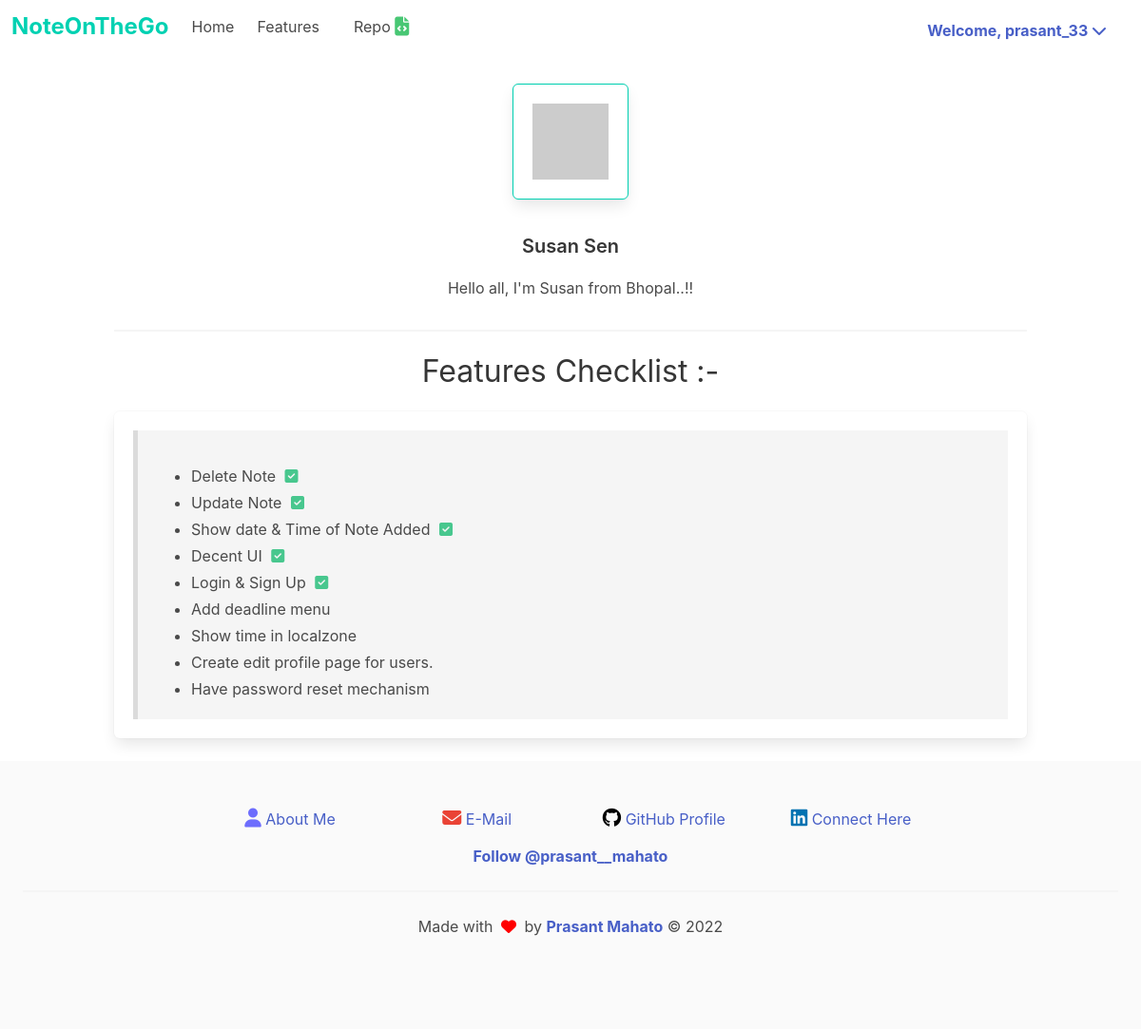
Screenshot of /user/susan (signed in) with the database file from the repository.
### app/model.py (models this page shows, shortened)
class User(UserMixin, db.Model):
    id = db.Column(db.Integer, primary_key=True)
    username = db.Column(db.String(64), index=True, unique=True)
    about_me = db.Column(db.String(64), nullable=True)
    first_name = db.Column(db.String(64))
    last_name = db.Column(db.String(64))
    email = db.Column(db.String(120), index=True, unique=True)
    password_hash = db.Column(db.String(128))
    notes = db.relationship('Todo', backref='author', lazy='dynamic')
    def avatar(self, profile_image, size):
        digest = md5(self.email.lower().encode('utf-8')).hexdigest()
        return 'https://www.gravatar.com/avatar/{}?d={}&s={}'.format(digest,profile_image, size)

### app/routes.py (the view)
@app.route('/user/<username>', methods=['GET', 'POST'])
@login_required
def user(username):
    user = User.query.filter_by(username=username).first_or_404()
    return render_template('user.html', user=user)

### app/model.py (called while the page is built)
@login.user_loader
def load_user(id):
    return User.query.get(int(id))

### app/templates/user.html (shortened to what this page needs)
{% extends 'base.html' %}
{% block content %}
<div class="container content">
    <table>
        <tr valing='top'>
            <td class="content">
                <figure>
                        <img src="{{ user.avatar('robohash', size='128') }}" style="border: 1px solid hsl(171, 100%, 41%);" class="box">
                </figure>
                <p class="is-text is-size-5 title">
                    {{ user.first_name }} {{ user.last_name  }}
                </p>
                {% if user.about_me %}
                    <p>{{ user.about_me }} </p>
                {% endif %}
            </td>
        </tr>
    </table>
    <hr>
</div>
{% endblock %}

### app/templates/base.html (shortened to what this page needs)
<!DOCTYPE html>
<html lang="en">
<head>
    <link rel="stylesheet" type="text/css" href="{{ url_for('static', filename='css/bulma.min.css') }}">
    <link rel="stylesheet" type="text/css" href="{{ url_for('static', filename='css/main.css') }}">
</head>
<body>
    <nav class="navbar" role="navigation" aria-label="main navigation">
        <div class="navbar-brand">
          <a class="navbar-item" href="{{ url_for('index') }} ">
            <div class="content control has-text-primary is-size-4">
                <strong>NoteOnTheGo</strong>
            </div>
          </a>
        </div>
        <div id="navbarBasicExample" class="navbar-menu">
          <div class="navbar-start">
            <a class="navbar-item" href="{{ url_for('index') }}">
              Home
            </a>
            <a class="navbar-item" href="#c2" style="scroll-behavior: smooth;">
              Features
            </a>
            <div class="navbar-item">
              <p class="control">
                <a class="navbar-item" href="https://github.com/prasantmahato/Noteonthego" style="scroll-behavior: smooth;" target="_blank">
                  <span>Repo</span>
                  <span class="icon is-size-5">
                    <i class="fas fa-file-code"></i>
                  </span>
                </a>
              </p>
            </div>
          </div>
          <div class="navbar-end">
            <div class="navbar-item">
              <div class="buttons">
                {% if not current_user.is_anonymous %}
                  <div class="navbar-item has-dropdown is-hoverable pr-5">
                    <a class="dropdown-link" id="uppercase">
                      <strong>
                      Welcome, {{ current_user.username }} <i class="fas fa-chevron-down"></i>
                      </strong>
                    </a>
                  </div>
                {% endif %}
              </div>
            </div>
          </div>
        </div>
      </nav>
    <div class="conatainer content has-text-centered pt-5">
        {% block content %}
        {% endblock %}
    </div>
    <div class="title conatainer has-text-centered" id="c2">
      <h2>
        Features Checklist :-
      </h2>
    </div>
    <div class="container box content">
      <blockquote>
        <ul>
          <li>
            Delete Note
            <span class="icon has-text-success "><i class="fas fa-check-square"></i></span>
          </li>
          <li>
            Update Note
            <span class="icon has-text-success "><i class="fas fa-check-square"></i></span>
          </li>
          <li>
            Show date & Time of Note Added
            <span class="icon has-text-success "><i class="fas fa-check-square"></i></span>
          </li>
          <li>
            Decent UI
            <span class="icon has-text-success "><i class="fas fa-check-square"></i></span>
          </li>
          <li>
            Login & Sign Up
            <span class="icon has-text-success "><i class="fas fa-check-square"></i></span>
          </li>
          <li>Add deadline menu</li>
          <li>Show time in localzone</li>
          <li>Create edit profile page for users.</li>
          <li>Have password reset mechanism</li>
        </ul>
      </blockquote>
    </div>
    <footer class="footer">
      <div class="content has-text-centered">
          <div class="columns is-tablet is-3 ">
            <div class="column" id="removeDiv"></div>
            <div class="column button is-outlined is-ghost">
              <i class="is-size-5 fas fa-user"></i>
              <a href="https://prasantmahato.github.io" target="_blank"> About Me</a>
            </div>
            <div class="column button is-outlined is-ghost">
              <i class="is-size-5 fas fa-envelope"></i>
              <a href="mailto:prasantmahato33@gmail.com" target="_blank"> E-Mail</a>
            </div>
            <div class="column button is-outlined is-ghost">
              <i class="is-size-5 fab fa-github"></i>
              <a href="https://github.com/prasantmahato" target="_blank"> GitHub Profile</a>
            </div>
            <div class="column button is-outlined is-ghost">
              <i class="is-size-5 fab fa-linkedin"></i>
              <a href="https://www.linkedin.com/in/prasant-mahato/" target="_blank"> Connect Here</a>
            </div>
            <div class="column" id="removeDiv"></div>
          </div>
        <strong>
          <a href="https://twitter.com/prasant__mahato?ref_src=twsrc%5Etfw" class="twitter-follow-button" data-size="large" data-show-count="false">
            Follow @prasant__mahato
          </a>
        </strong>
        <hr>
        <div>
          Made with <span class="icon" style="color: red;">
            <i class="fas fa-heart"></i>
          </span> by
          <strong><a href="https://prasantmahato.github.io">Prasant Mahato</a></strong>
          &copy;
          <span id="copyright">
          </span>
      </div>
      </div>
    </footer>
</body>
</html>

### app/static/css/main.css (style rules this page uses)
.fa-user { color: rgb(109, 109, 253); }
.fa-envelope { color: #ea4335; }
.fa-github { color: black; }
.fa-linkedin { color: #0072b1; }
.fa-file-code { color: hsl(141, 53%, 53%); }

### rows the page displays
User: username "prasant_33"
User: first_name "Susan", last_name "Sen", about_me "Hello all, I'm Susan from Bhopal..!!"
